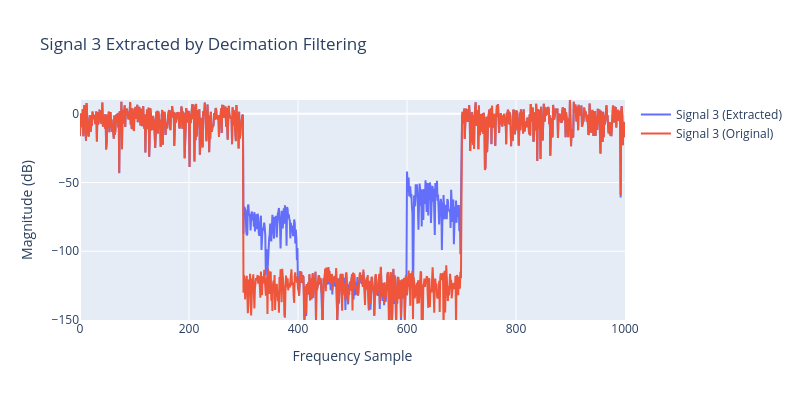

Write notebook code for a chart like this one.
### Code cell
fig = go.Figure()
fig.add_trace(go.Scatter(y=20*np.log10(np.abs(x_f_total_filtered_downsamp)), mode='lines', name=f'Signal 3 (Extracted)'))    
fig.add_trace(go.Scatter(y=20*np.log10(np.abs(x_f_3_original)), mode='lines', name=f'Signal 3 (Original)'))    
fig.update_layout(width=800,height=400, title='Signal 3 Extracted by Decimation Filtering', xaxis_title='Frequency Sample', yaxis_title='Magnitude (dB)',
                  xaxis_range=[0, 1000], yaxis_range=[-150, 10])

### Figure 1 — Plotly figure (JSON) as saved in the notebook; plotly's stock layout.template omitted (floating-point values rounded to 4 significant figures; data arrays with more than 128 entries replaced by an {"elided": "..."} marker saying what was removed)
{"data": [{"mode": "lines", "name": "Signal 3 (Extracted)", "type": "scatter", "y": {"elided": "1000 float values"}}, {"mode": "lines", "name": "Signal 3 (Original)", "type": "scatter", "y": {"elided": "1000 float values"}}], "layout": {"height": 400, "title": {"text": "Signal 3 Extracted by Decimation Filtering"}, "width": 800, "xaxis": {"range": [0, 1000], "title": {"text": "Frequency Sample"}}, "yaxis": {"range": [-150, 10], "title": {"text": "Magnitude (dB)"}}}}
